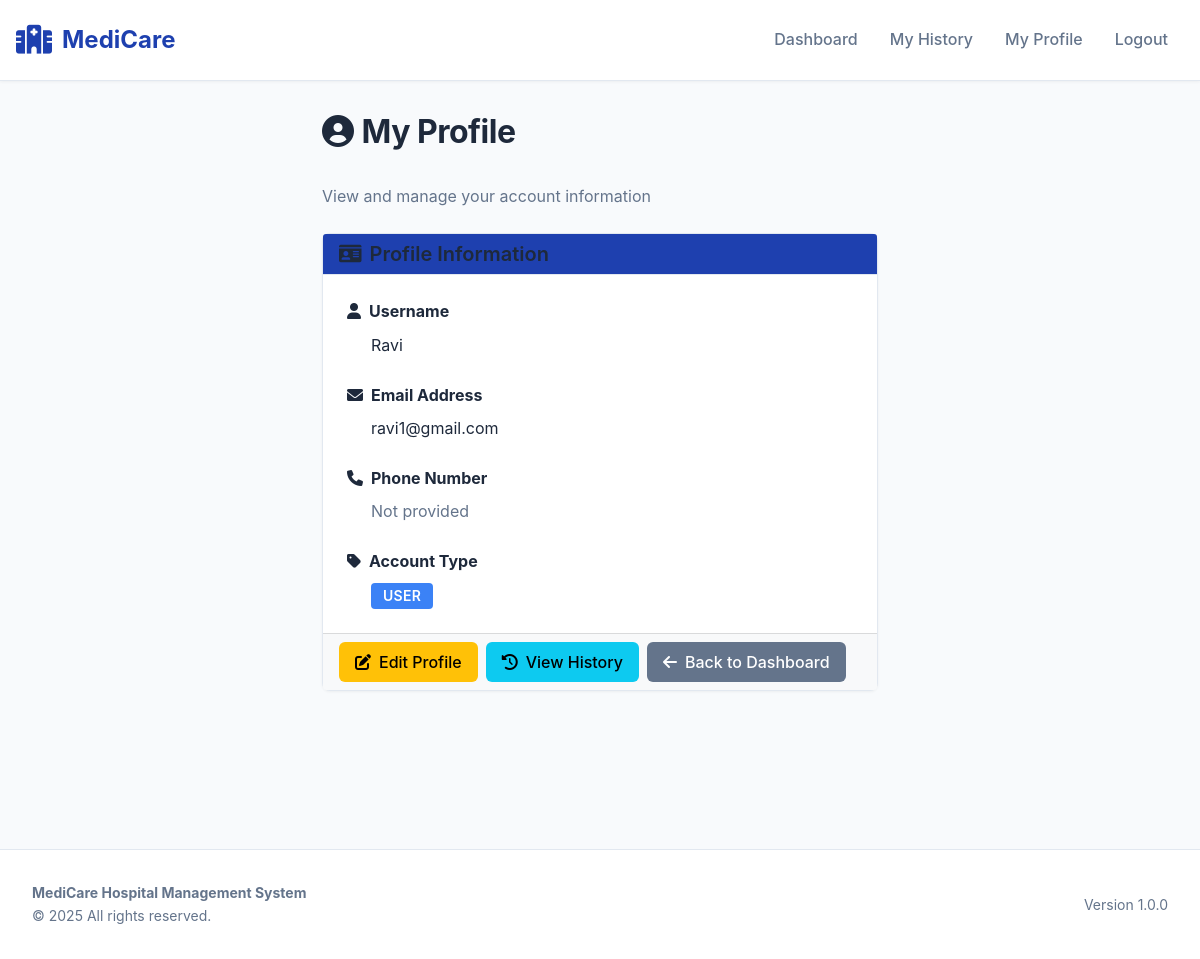
/patient/profile/3, run on the app's committed database.
### application/models.py (models this page shows)
class User(db.Model):
    id = db.Column(db.Integer, primary_key=True)
    username = db.Column(db.String(80), unique = True, nullable = False)
    email = db.Column(db.String(100), unique = True, nullable = False)
    password = db.Column(db.String(20), nullable = False)
    phone = db.Column(db.String(15), nullable=True)
    type = db.Column(db.String(20), nullable = False, default='user')
    requests = db.relationship('Appointment', backref='user', lazy=True)

### application/controllers.py (the view)
@app.route('/patient/profile/<int:user_id>')
def patient_profile(user_id):
    user = User.query.get(user_id)
    if not user or user.type != 'user':
        return redirect('/login')
    return render_template('patient_profile.html', user=user)

### templates/patient_profile.html (shortened to what this page needs)
{% extends "base.html" %}
{% block nav_items %}
    <li class="nav-item">
        <a class="nav-link" href="/home/{{ user.id }}">Dashboard</a>
    </li>
    <li class="nav-item">
        <a class="nav-link" href="/patient/history/{{ user.id }}">My History</a>
    </li>
    <li class="nav-item">
        <a class="nav-link" href="/patient/profile/{{ user.id }}">My Profile</a>
    </li>
    <li class="nav-item">
        <a class="nav-link" href="/logout">Logout</a>
    </li>
{% endblock %}
{% block content %}
<div class="row">
    <div class="col-lg-6 mx-auto">
        <h1 class="page-title">
            <i class="fas fa-user-circle me-2"></i>My Profile
        </h1>
        <p class="text-muted mb-4">View and manage your account information</p>
        <div class="card">
            <div class="card-header bg-primary text-white">
                <h5 class="mb-0">
                    <i class="fas fa-id-card me-2"></i>Profile Information
                </h5>
            </div>
            <div class="card-body">
                <div class="mb-4">
                    <label class="form-label">
                        <i class="fas fa-user me-2"></i><strong>Username</strong>
                    </label>
                    <p class="ms-4 mb-0">{{ user.username }}</p>
                </div>
                <div class="mb-4">
                    <label class="form-label">
                        <i class="fas fa-envelope me-2"></i><strong>Email Address</strong>
                    </label>
                    <p class="ms-4 mb-0">{{ user.email }}</p>
                </div>
                <div class="mb-4">
                    <label class="form-label">
                        <i class="fas fa-phone me-2"></i><strong>Phone Number</strong>
                    </label>
                    <p class="ms-4 mb-0">
                        {% if user.phone %}
                            {{ user.phone }}
                        {% else %}
                            <span class="text-muted">Not provided</span>
                        {% endif %}
                    </p>
                </div>
                <div class="mb-0">
                    <label class="form-label">
                        <i class="fas fa-tag me-2"></i><strong>Account Type</strong>
                    </label>
                    <p class="ms-4 mb-0">
                        <span class="badge badge-primary" style="font-size: 14px; padding: 6px 12px;">
                            {{ user.type|capitalize }}
                        </span>
                    </p>
                </div>
            </div>
            <div class="card-footer bg-light">
                <div class="d-flex gap-2">
                    <a href="/patient/profile/edit/{{ user.id }}" class="btn btn-warning">
                        <i class="fas fa-edit me-2"></i>Edit Profile
                    </a>
                    <a href="/patient/history/{{ user.id }}" class="btn btn-info">
                        <i class="fas fa-history me-2"></i>View History
                    </a>
                    <a href="/home/{{ user.id }}" class="btn btn-secondary">
                        <i class="fas fa-arrow-left me-2"></i>Back to Dashboard
                    </a>
                </div>
            </div>
        </div>
    </div>
</div>
{% endblock %}

### templates/base.html (style rules this page uses)
:root { --primary: #1e40af; --primary-dark: #1e3a8a; --primary-light: #3b82f6; --secondary: #64748b; --success: #10b981; --warning: #f59e0b; --danger: #ef4444; --light-bg: #f8fafc; --border-color: #e2e8f0; --text-primary: #1e293b; --text-secondary: #64748b; }
* { margin: 0; padding: 0; box-sizing: border-box; }
body { background-color: var(--light-bg); color: var(--text-primary); font-family: -apple-system, BlinkMacSystemFont, 'Segoe UI', Roboto, 'Helvetica Neue', Arial, sans-serif; line-height: 1.6; }
.nav-link { color: var(--text-secondary) !important; font-weight: 500; margin: 0 8px; transition: color 0.2s ease; }
.page-title { font-size: 2rem; font-weight: 700; color: var(--text-primary); margin-bottom: 2rem; letter-spacing: -0.5px; }
h1, h2, h3, h4, h5, h6 { color: var(--text-primary); font-weight: 600; }
.text-muted { color: var(--text-secondary) !important; }
.card { border: 1px solid var(--border-color); border-radius: 8px; box-shadow: 0 1px 3px rgba(0, 0, 0, 0.05); transition: all 0.2s ease; margin-bottom: 1.5rem; }
.card-header { background: var(--light-bg); border-bottom: 1px solid var(--border-color); font-weight: 600; color: var(--text-primary); }
.card-header.bg-primary { background: var(--primary) !important; color: white !important; }
.card-body { padding: 1.5rem; }
.badge { padding: 0.4rem 0.8rem; font-size: 0.75rem; font-weight: 600; border-radius: 4px; text-transform: uppercase; letter-spacing: 0.3px; }
.badge-primary { background: var(--primary-light); color: white; }
.btn { border-radius: 6px; font-weight: 500; padding: 0.5rem 1rem; transition: all 0.2s ease; border: none; }
.btn-secondary { background: var(--secondary); color: white; }
.form-label { font-weight: 500; color: var(--text-primary); margin-bottom: 0.5rem; }

### data on the page
User: username "Ravi", email "ravi1@gmail.com", type "USER"
